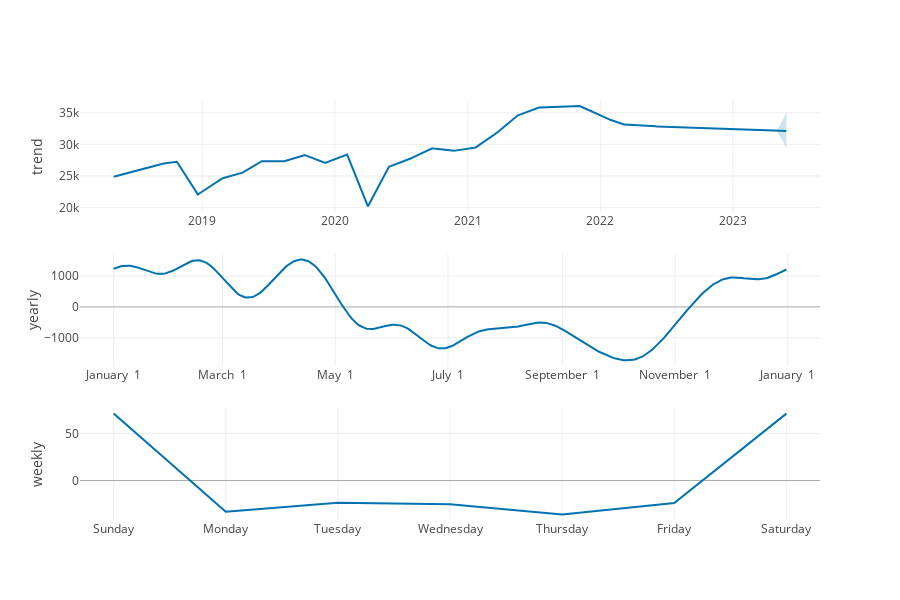

Notebook source saved alongside this figure:
### Code cell
plot_components_plotly(model, forecast)

### Figure 1 — Plotly figure (JSON) as saved in the notebook; plotly's stock layout.template omitted (floating-point values rounded to 4 significant figures; data arrays with more than 128 entries replaced by an {"elided": "..."} marker saying what was removed)
{"data": [{"line": {"color": "#0072B2", "width": 2}, "mode": "lines", "name": "trend", "type": "scatter", "x": {"elided": "1287 str values"}, "xaxis": "x", "y": {"elided": "1287 float values"}, "yaxis": "y"}, {"line": {"color": "rgba(0, 114, 178, 0.2)", "width": 0}, "mode": "lines", "name": "trend_upper", "type": "scatter", "x": {"elided": "1287 str values"}, "xaxis": "x", "y": {"elided": "1287 float values"}, "yaxis": "y"}, {"fill": "tonexty", "fillcolor": "rgba(0, 114, 178, 0.2)", "line": {"color": "rgba(0, 114, 178, 0.2)", "width": 0}, "mode": "lines", "name": "trend_lower", "type": "scatter", "x": {"elided": "1287 str values"}, "xaxis": "x", "y": {"elided": "1287 float values"}, "yaxis": "y"}, {"line": {"color": "#0072B2", "width": 2}, "mode": "lines", "name": "yearly", "type": "scatter", "x": {"elided": "365 str values"}, "xaxis": "x2", "y": {"elided": "365 float values"}, "yaxis": "y2"}, {"line": {"color": "#0072B2", "width": 2}, "mode": "lines", "name": "weekly", "type": "scatter", "x": ["2017-01-01T00:00:00", "2017-01-02T00:00:00", "2017-01-03T00:00:00", "2017-01-04T00:00:00", "2017-01-05T00:00:00", "2017-01-06T00:00:00", "2017-01-07T00:00:00"], "xaxis": "x3", "y": [71.23, -33.36, -23.7, -25.37, -36.12, -23.91, 71.23], "yaxis": "y3"}], "layout": {"height": 600, "showlegend": false, "width": 900, "xaxis": {"anchor": "y", "domain": [0, 1], "range": ["2018-01-29T09:36:00", "2023-08-28T14:24:00"], "type": "date"}, "xaxis2": {"anchor": "y2", "domain": [0, 1], "range": ["2016-12-13T18:54:02.958904115", "2018-01-18T11:04:57.863013581"], "tickformat": "%B %e", "type": "date"}, "xaxis3": {"anchor": "y3", "domain": [0, 1], "range": ["2016-12-31T16:48:00", "2017-01-07T07:12:00"], "tickformat": "%A", "type": "date"}, "yaxis": {"anchor": "x", "domain": [0.7333, 1], "rangemode": "normal", "title": {"text": "trend"}, "zerolinecolor": "#AAA"}, "yaxis2": {"anchor": "x2", "domain": [0.3667, 0.6333], "title": {"text": "yearly"}, "zerolinecolor": "#AAA"}, "yaxis3": {"anchor": "x3", "domain": [0, 0.2667], "title": {"text": "weekly"}, "zerolinecolor": "#AAA"}}}
